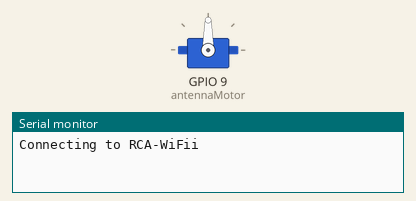
The sketch below on a simulated ESP8266 (NodeMCU). Parts: servo, the last lines printed to the serial monitor. WiFi joins after 1.5 s; servers stay silent unless stated.

Above: at 0.1 s.
At 2.1 s:
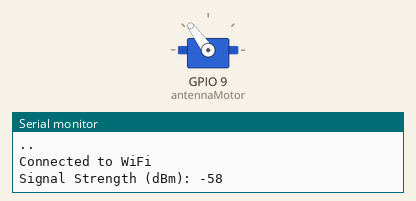
Timing chart, 0 to 3.6 s (numbered marks = the images above):
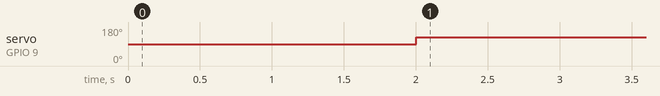

The sketch:

design.ino
```cpp
#include <Servo.h>
#include <ESP8266WiFi.h>

Servo antennaMotor;

void setup() {
  antennaMotor.attach(9);
  Serial.begin(115200);
  connectToWiFi();
}

void loop() {
  int signalStrength = readWifiSignalStrength();
  int desiredPosition = map(signalStrength, -100, -40, 0, 180); // Adjust the signal strength range as needed
  antennaMotor.write(desiredPosition);
  delay(1000);
}

int readWifiSignalStrength() {
  long rssi = WiFi.RSSI(); // Read Wi-Fi signal strength in dBm
  Serial.print("Signal Strength (dBm): ");
  Serial.println(rssi);
  return rssi;
}

void connectToWiFi() {
  // Replace with your Wi-Fi credentials
  const char* ssid = "RCA-WiFii";
  const char* password = "@rca@2023";

  Serial.println();
  Serial.print("Connecting to ");
  Serial.println(ssid);

  WiFi.begin(ssid, password);

  while (WiFi.status() != WL_CONNECTED) {
    delay(1000);
    Serial.print(".");
  }

  Serial.println();
  Serial.println("Connected to WiFi");
}
```

Measured:
- by itself, servo on GPIO 9 (antennaMotor): 90° → 126° at 2.0 s
